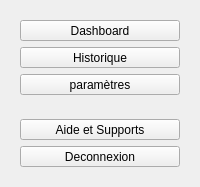
        <widget class="QWidget" name="BarreLaterale" native="true">
         <property name="sizePolicy">
          <sizepolicy hsizetype="Fixed" vsizetype="Preferred">
           <horstretch>0</horstretch>
           <verstretch>0</verstretch>
          </sizepolicy>
         </property>
         <property name="minimumSize">
          <size>
           <width>0</width>
           <height>0</height>
          </size>
         </property>
         <layout class="QVBoxLayout" name="verticalLayout_4">
          <item alignment="Qt::AlignmentFlag::AlignTop">
           <widget class="QWidget" name="widget_5" native="true">
            <layout class="QVBoxLayout" name="verticalLayout_2">
             <item>
              <widget class="QToolButton" name="btn_dashboard_barre_latterale">
               <property name="sizePolicy">
                <sizepolicy hsizetype="MinimumExpanding" vsizetype="Fixed">
                 <horstretch>0</horstretch>
                 <verstretch>0</verstretch>
                </sizepolicy>
               </property>
               <property name="cursor">
                <cursorShape>PointingHandCursor</cursorShape>
               </property>
               <property name="text">
                <string>Dashboard</string>
               </property>
               <property name="icon">
                <iconset resource="icons.qrc">
                 <normaloff>:/icon_gris/grid.svg</normaloff>:/icon_gris/grid.svg</iconset>
               </property>
               <property name="toolButtonStyle">
                <enum>Qt::ToolButtonStyle::ToolButtonTextBesideIcon</enum>
               </property>
              </widget>
             </item>
             <item>
              <widget class="QToolButton" name="btn_historique_barre_latterale">
               <property name="sizePolicy">
                <sizepolicy hsizetype="MinimumExpanding" vsizetype="Fixed">
                 <horstretch>0</horstretch>
                 <verstretch>0</verstretch>
                </sizepolicy>
               </property>
               <property name="cursor">
                <cursorShape>PointingHandCursor</cursorShape>
               </property>
               <property name="text">
                <string>Historique</string>
               </property>
               <property name="icon">
                <iconset resource="icons.qrc">
                 <normaloff>:/icon_gris/clock.svg</normaloff>:/icon_gris/clock.svg</iconset>
               </property>
               <property name="toolButtonStyle">
                <enum>Qt::ToolButtonStyle::ToolButtonTextBesideIcon</enum>
               </property>
              </widget>
             </item>
             <item>
              <widget class="QToolButton" name="btn_parametres_barre_latterale">
               <property name="sizePolicy">
                <sizepolicy hsizetype="MinimumExpanding" vsizetype="Fixed">
                 <horstretch>0</horstretch>
                 <verstretch>0</verstretch>
                </sizepolicy>
               </property>
               <property name="cursor">
                <cursorShape>PointingHandCursor</cursorShape>
               </property>
               <property name="text">
                <string>paramètres</string>
               </property>
               <property name="icon">
                <iconset resource="icons.qrc">
                 <normaloff>:/icon_gris/settings.svg</normaloff>:/icon_gris/settings.svg</iconset>
               </property>
               <property name="toolButtonStyle">
                <enum>Qt::ToolButtonStyle::ToolButtonTextBesideIcon</enum>
               </property>
              </widget>
             </item>
            </layout>
           </widget>
          </item>
          <item alignment="Qt::AlignmentFlag::AlignBottom">
           <widget class="QWidget" name="widget" native="true">
            <layout class="QVBoxLayout" name="verticalLayout_3">
             <item>
              <widget class="QToolButton" name="btn_aide_et_supports_barre_latterale">
               <property name="sizePolicy">
                <sizepolicy hsizetype="MinimumExpanding" vsizetype="Fixed">
                 <horstretch>0</horstretch>
                 <verstretch>0</verstretch>
                </sizepolicy>
               </property>
               <property name="cursor">
                <cursorShape>PointingHandCursor</cursorShape>
               </property>
               <property name="text">
                <string>Aide et Supports</string>
               </property>
               <property name="icon">
                <iconset resource="icons.qrc">
                 <normaloff>:/icon_gris/help-circle.svg</normaloff>:/icon_gris/help-circle.svg</iconset>
               </property>
               <property name="toolButtonStyle">
                <enum>Qt::ToolButtonStyle::ToolButtonTextBesideIcon</enum>
               </property>
              </widget>
             </item>
             <item>
              <widget class="QToolButton" name="btn_deconnexion_barre_latterale">
               <property name="sizePolicy">
                <sizepolicy hsizetype="MinimumExpanding" vsizetype="Fixed">
                 <horstretch>0</horstretch>
                 <verstretch>0</verstretch>
                </sizepolicy>
               </property>
               <property name="cursor">
                <cursorShape>PointingHandCursor</cursorShape>
               </property>
               <property name="text">
                <string>Deconnexion</string>
               </property>
               <property name="icon">
                <iconset resource="icons.qrc">
                 <normaloff>:/icon_gris/log-out.svg</normaloff>:/icon_gris/log-out.svg</iconset>
               </property>
               <property name="toolButtonStyle">
                <enum>Qt::ToolButtonStyle::ToolButtonTextBesideIcon</enum>
               </property>
              </widget>
             </item>
            </layout>
           </widget>
          </item>
         </layout>
        </widget>
